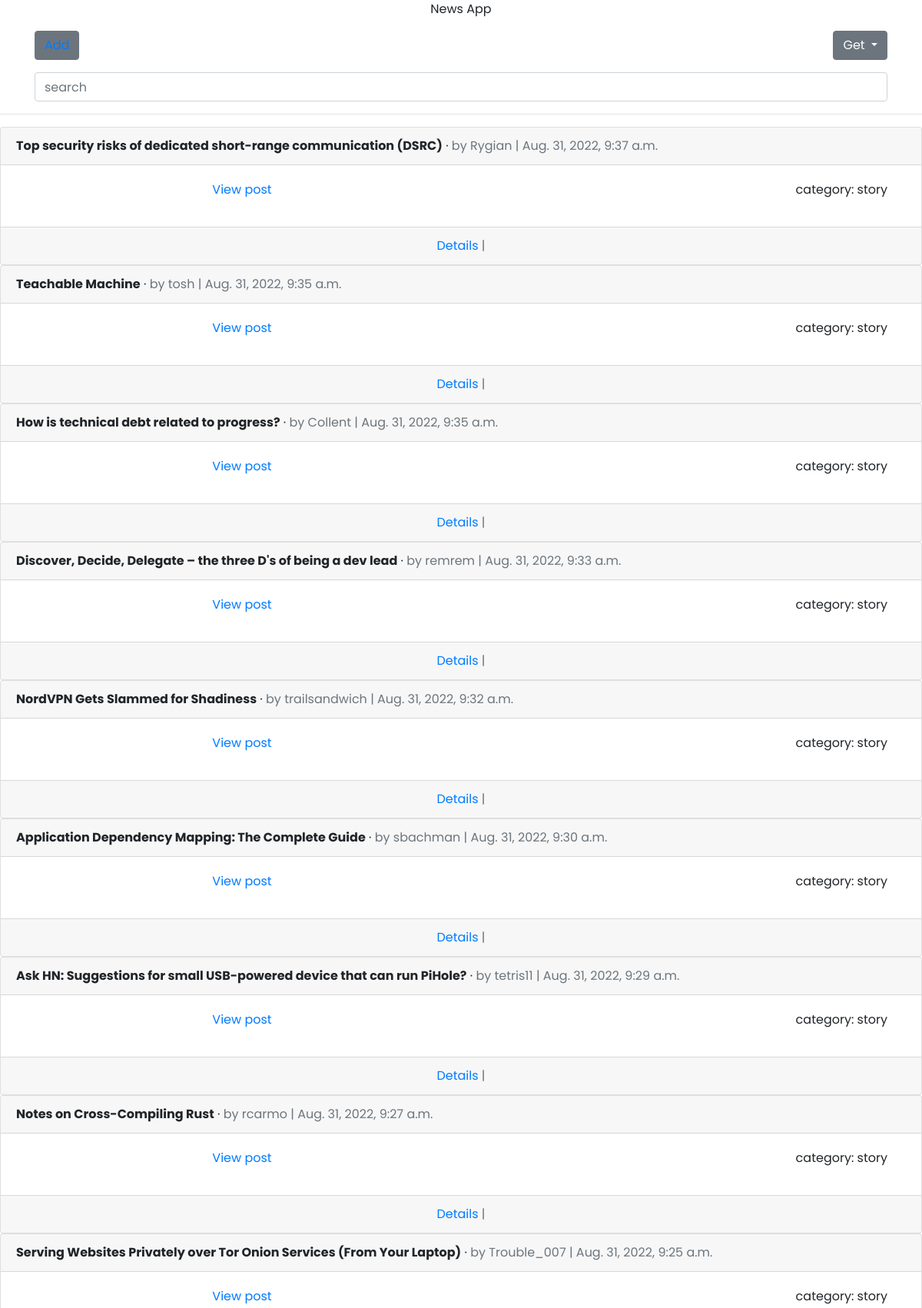
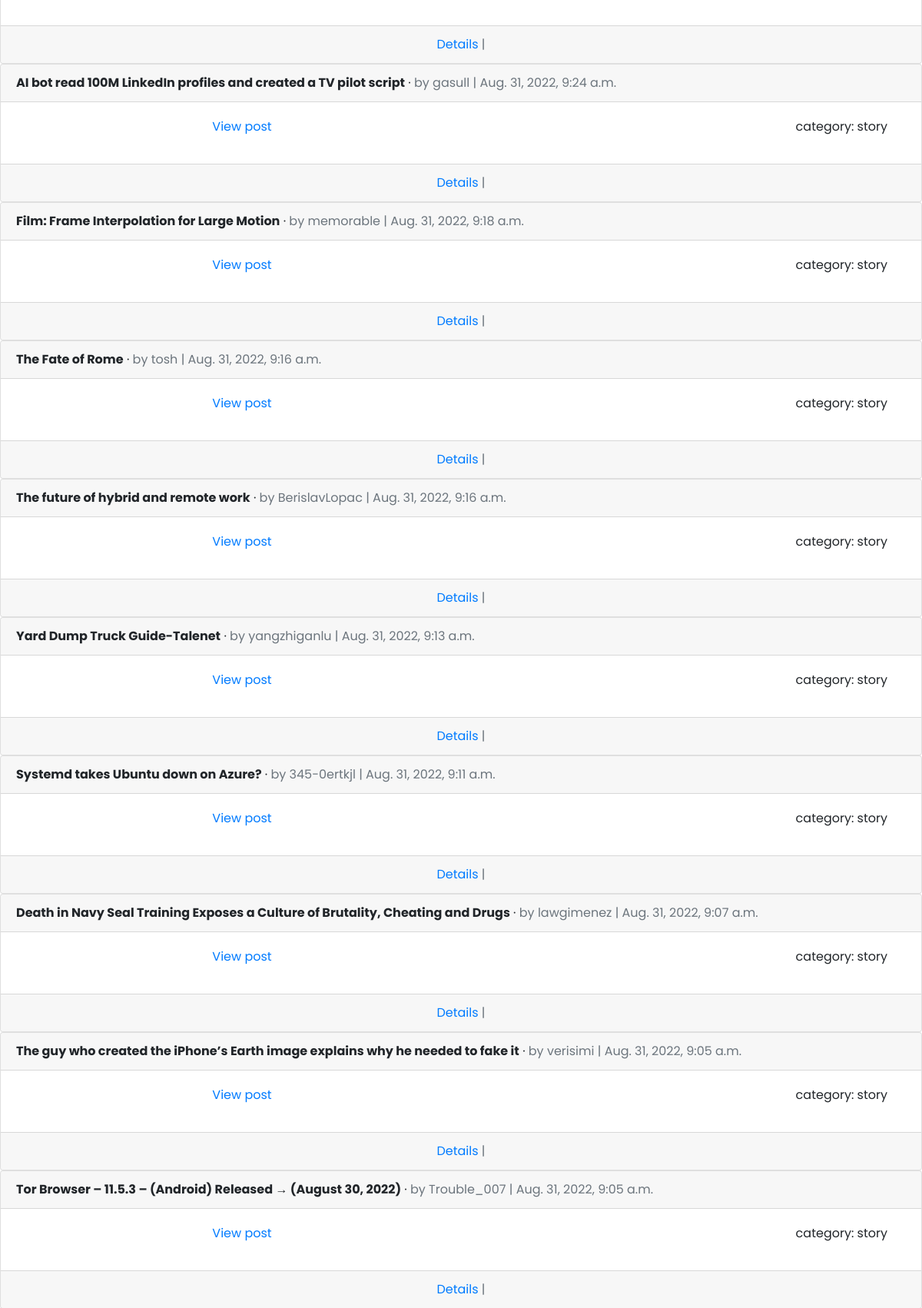
Page /news/?page=3 (upper part) on the committed database (2 pictures, top to bottom).
### apiapp/models.py (models this page shows, shortened)
class News(models.Model):
    title = models.CharField(max_length=200, blank = True, null = True)
    hackernews_id = models.BigIntegerField(unique=True, primary_key=True)
    time = UCDateTimeField(default=datetime.now)
    category = models.CharField(max_length=50, blank = True, null = True)
    post_url = models.CharField(max_length=200, blank = True, null = True, default='http://stoplight.io/prism/')
    author = models.CharField(max_length=50, blank = True, null = True)
    path = models.CharField(max_length=50, blank = True, null = True, default='user')

### apiapp/views.py (the view)
# urls.py: path('', home, name='home'),
def home(request):
    all_posts = News.objects.all().order_by('-time')
    comments = Comment.objects.all()
    page = request.GET.get('page', 1)
    paginator = Paginator(all_posts, 20)
    try:
        posts = paginator.page(page)
    except PageNotAnInteger:
        posts = paginator.page(1)
    except EmptyPage:
        posts = paginator.page(paginator.num_pages)
    context ={
        "posts": posts,
        "comments": comments
    }
    return render(request, 'news_api/home.html', context)

### templates/news_api/home.html (shortened to what this page needs)
<!DOCTYPE html>
<html lang="en">
<head>
   <link rel="stylesheet" href="https://cdn.jsdelivr.net/npm/bootstrap@4.6.2/dist/css/bootstrap.min.css">
</head>
<body>
<p class="text-center">News App</p>
<div class="container">
  <div class="row">
    <div class="col-6">
      <div>
  <button class="btn btn-secondary" href="{% url 'add_post' %}" >
    <a href="{% url 'add_post' %}">Add</a>
  </button>
</div>
    </div>
    <div class="col-6">
      <div class="dropdown text-right">
  <button class="btn btn-secondary dropdown-toggle" type="button" data-toggle="dropdown" aria-expanded="false">
    Get
  </button>
</div>
    </div>
    <div class="col-12 pt-3">
      <form action="{% url 'search' %}" method="get">
              <input type="search" name="query" placeholder="search" aria-label="search" class="form-control">
            </form>
    </div>
  </div>
</div>
<hr>
{% for post in posts %}
  <div class="card">
    <div class="card-header">
      <span class="font-weight-bold">{{ post.title }}</span> &middot;
      <span class="text-muted">by {{ post.author }} |
      {{ post.time }}</span>
    </div>
    <div class="card-body">
      <div class="container">
        <div class="row">
          <div class="col-6">
      <p class="text-center"><a href="{{ post.post_url }}">View post</a></p>
          </div>
          <div class="col-6">
                  <p class="text-right"> category: {{ post.category }}</p>
          </div>
        </div>
      </div>
    </div>
    {% if post.path == 'user' %}
    <div class="card-footer text-center text-muted">
        <a href="{% url 'post_detail' post.pk %}">Details</a>
    </div>
    {% else %}
    <div class="card-footer text-center text-muted">
        <a href="{% url 'post_detail' post.pk %}">Details</a> |
    </div>
    {% endif %}
  </div>
{% endfor %}
</body>
</html>

### templates/news_api/home.html (style rules this page uses)
body { font-family:'Poppins'; }

### rows in the picture
News: title "Top security risks of dedicated short-range communication (DSRC)", author "Rygian", time "Aug. 31, 2022, 9:37 a.m.", category "story", path "Details"
News: title "Teachable Machine", author "tosh", time "Aug. 31, 2022, 9:35 a.m.", category "story", path "Details"
News: title "How is technical debt related to progress?", author "Collent", time "Aug. 31, 2022, 9:35 a.m.", category "story", path "Details"
News: title "Discover, Decide, Delegate – the three D's of being a dev lead", author "remrem", time "Aug. 31, 2022, 9:33 a.m.", category "story", path "Details"
News: title "NordVPN Gets Slammed for Shadiness", author "trailsandwich", time "Aug. 31, 2022, 9:32 a.m.", category "story", path "Details"
News: title "Application Dependency Mapping: The Complete Guide", author "sbachman", time "Aug. 31, 2022, 9:30 a.m.", category "story", path "Details"
News: title "Ask HN: Suggestions for small USB-powered device that can run PiHole?", author "tetris11", time "Aug. 31, 2022, 9:29 a.m.", category "story", path "Details"
News: title "Notes on Cross-Compiling Rust", author "rcarmo", time "Aug. 31, 2022, 9:27 a.m.", category "story", path "Details"
News: title "Serving Websites Privately over Tor Onion Services (From Your Laptop)", author "Trouble_007", time "Aug. 31, 2022, 9:25 a.m.", category "story", path "Details"
News: title "AI bot read 100M LinkedIn profiles and created a TV pilot script", author "gasull", time "Aug. 31, 2022, 9:24 a.m.", category "story", path "Details"
News: title "Film: Frame Interpolation for Large Motion", author "memorable", time "Aug. 31, 2022, 9:18 a.m.", category "story", path "Details"
News: title "The Fate of Rome", author "tosh", time "Aug. 31, 2022, 9:16 a.m.", category "story", path "Details"
News: title "The future of hybrid and remote work", author "BerislavLopac", time "Aug. 31, 2022, 9:16 a.m.", category "story", path "Details"
News: title "Yard Dump Truck Guide-Talenet", author "yangzhiganlu", time "Aug. 31, 2022, 9:13 a.m.", category "story", path "Details"
News: title "Systemd takes Ubuntu down on Azure?", author "345-0ertkjl", time "Aug. 31, 2022, 9:11 a.m.", category "story", path "Details"
News: title "Death in Navy Seal Training Exposes a Culture of Brutality, Cheating and Drugs", author "lawgimenez", time "Aug. 31, 2022, 9:07 a.m.", category "story", path "Details"
News: title "The guy who created the iPhone’s Earth image explains why he needed to fake it", author "verisimi", time "Aug. 31, 2022, 9:05 a.m.", category "story", path "Details"
News: title "Tor Browser – 11.5.3 – (Android) Released → (August 30, 2022)", author "Trouble_007", time "Aug. 31, 2022, 9:05 a.m.", category "story", path "Details"
